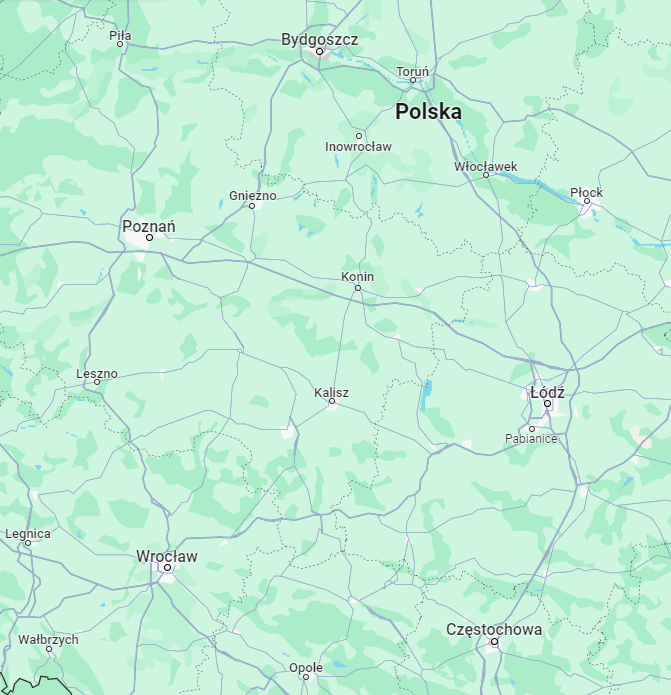
#> input picture map_reader/example.png, 671 x 695 px, found by its file name
$ python main.py
#> lines starting #> are read from the running program, lines starting #| are printed output that depends on the picture; after the words box and inside, x2 and y2 are one past the last pixel; in counts of white or black regions, pixels touching at a corner belong together
import os
from typing import Optional

import cv2
import numpy as np
import easyocr

from plate_validate.plate_validator import ThreeDigitRegionCodePlateValidator, TwoDigitRegionCodePlateValidator, \
    ReducedPlateValidator, MotorPlateValidator

def main():
    image_path = 'example.png'

    if not os.path.isfile(image_path):
        raise FileNotFoundError(f'{image_path} not exists or path is incorrect.')

    print("Start detecting car's plate...")
    cropped_path = detect_and_cut_plate(image_path)

    if cropped_path is None:
        print("No car's plate detected")
        return

    print(f"Potential car plate detected and saved [{cropped_path}]")

    print("Start recognizing plate license numbers...")
    plate = recognize_plate_numbers(cropped_path)

    print(f"Validating plate '{plate}'...")
    result = 'valid' if validate_plate(plate) else 'invalid'

    print(f'Plate {plate} is {result}')

def detect_and_cut_plate(path: str) -> Optional[str]:
#> called with path = 'example.png'
    img = cv2.imread(path, cv2.IMREAD_COLOR)
#> img is the input picture: shape (695, 671, 3); mean B, G, R 216.3, 238.7, 195.2
    gray = cv2.cvtColor(img, cv2.COLOR_BGR2GRAY)
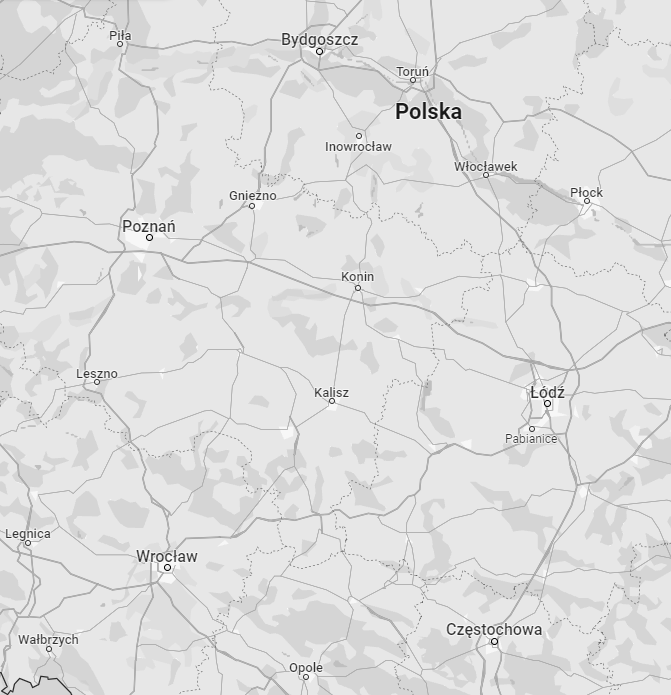
#> gray: shape (695, 671); min 0, max 253, mean 223.3

    # blur image for easier shapes recognition
    gray = cv2.bilateralFilter(gray, 13, 15, 15)

    # transforming image for contours
    edged = cv2.Canny(gray, 30, 200)
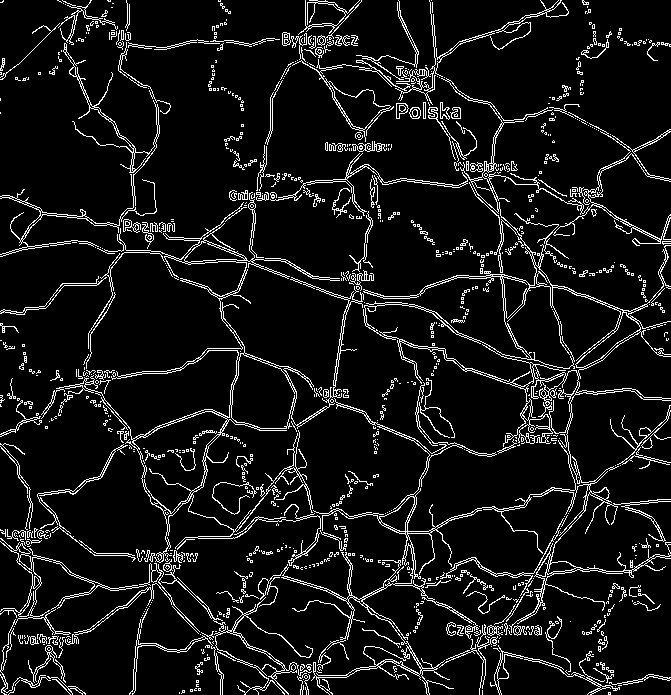
#> edged: shape (695, 671); 8.4% white in thin lines or dots

    # preparing contours
    img_contours, _ = cv2.findContours(edged.copy(), cv2.RETR_TREE, cv2.CHAIN_APPROX_SIMPLE)
#> img_contours = 2809 contours, 2557 with area under 20; largest, box (x1, y1, x2, y2) and area: (258, 78, 671, 695) 23610, (41, 192, 364, 566) 12620, (364, 285, 621, 387) 11502, (133, 411, 228, 514) 5112, (231, 353, 297, 429) 3549
    img_contours = sorted(img_contours, key=cv2.contourArea, reverse=True)
    plate_contour = None

    # searching for 4 vertices polygon
    for c in img_contours:
        peri = cv2.arcLength(c, True)
        approx = cv2.approxPolyDP(c, 0.018 * peri, True)

        if len(approx) == 4:
            plate_contour = approx
            break
#> this loop made 62 passes
#> (peri, plate_contour) on pass 62: (75.05, [[431, 312], [434, 311], [459, 333], [456, 334]])
#> peri on passes 2 to 7: 6543, 1711.3, 477.9, 258.5, 692.1, 1439.5

    if plate_contour is None:
        return None

    # creating mask and fill with shape of plate
    mask = np.zeros(gray.shape, np.uint8)
    cv2.drawContours(mask, [plate_contour], 0, (255, 255, 255), -1)
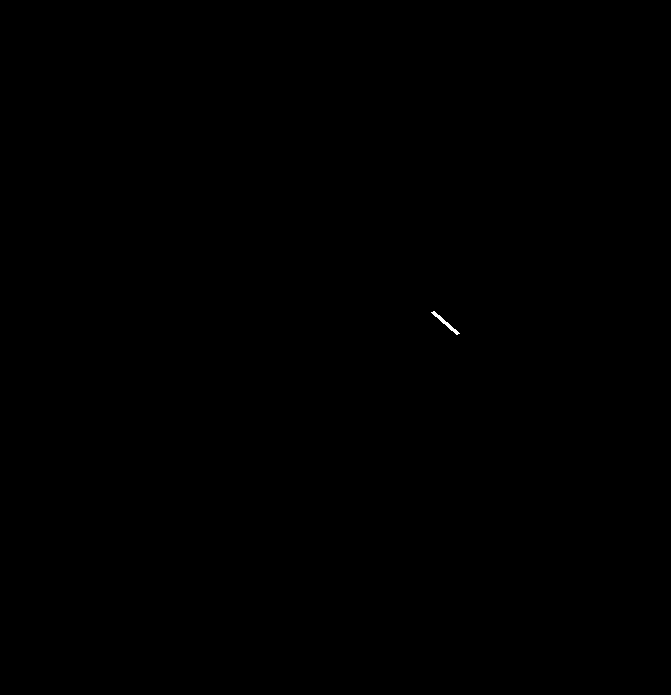
#> mask: shape (695, 671); 0.03% white; 1 white region, box (x1, y1, x2, y2) and area: (431, 311, 460, 335) 120

    # getting coords where mask is white
    x, y = np.where(mask == 255)
#> x = 120 values from 311 to 334; y = 120 values, max 459 at index 117, min 431 at index 2, mean 445
    top_x, top_y = (np.min(x), np.min(y))
#> top_x = 311; top_y = 431
    bottom_x, bottom_y = (np.max(x), np.max(y))
#> bottom_x = 334; bottom_y = 459

    # crop and save image
    cropped_image = gray[top_x:bottom_x, top_y:bottom_y]
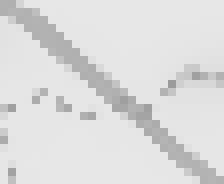
#> cropped_image: shape (23, 28) (shown 8 times larger); min 155, max 231, mean 220.6
    cropped_path = f'{path.split(".")[0]}_cropped.png'
    cv2.imwrite(cropped_path, cropped_image)

    return cropped_path

def recognize_plate_numbers(path: str) -> str:
#> called with path = 'example_cropped.png'
    img = cv2.imread(path, cv2.IMREAD_COLOR)
#> img: shape (23, 28, 3); min 155, max 231, mean 220.6
    gray = cv2.cvtColor(img, cv2.COLOR_BGR2GRAY)

    # thresholding image for better recognition with ocr
    _, thresh = cv2.threshold(gray, 72, 255, cv2.THRESH_BINARY)
#> thresh: shape (23, 28); every value is 255

    reader = easyocr.Reader(['en'])
    results = reader.readtext(thresh, detail=0)

    car_plate = ''.join(results).replace(' ', '')
    car_plate.capitalize()

    return car_plate

def validate_plate(car_plate: str):
    # TODO: Add validator for TemporaryPlates, SafetyInstitutions
    for validator in [
        ThreeDigitRegionCodePlateValidator,
        TwoDigitRegionCodePlateValidator,
        MotorPlateValidator,
        ReducedPlateValidator,
    ]:
        try:
            v = validator(car_plate)
            valid = v.validate()

            if valid:
                return True
        except AssertionError:
            pass

    return False

main()
#> (the call stopped at in recognize_plate_numbers, `reader = easyocr.Reader(['en'])`: easyocr is not available in this run)
